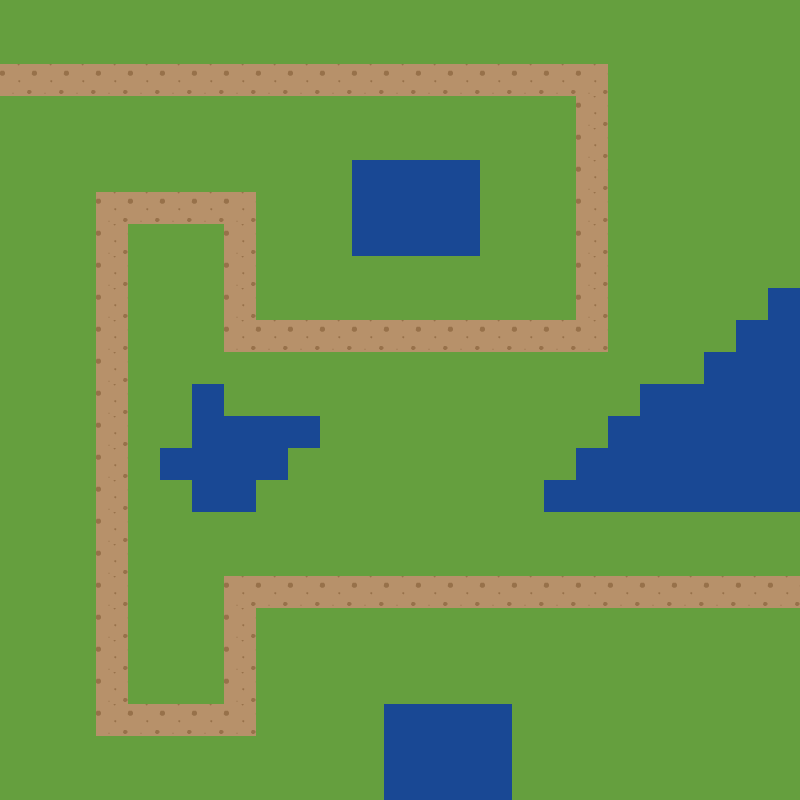

This is a level from a 2D game, rendered from its Tiled map with the project's own tilesets. A one-line summary and the map file follow, with tile-layer data summarised:
An orthogonal 25x25 tile map with 32x32 px tiles, 2 tile layers (Tile Layer 1, path).

<map version="1.0" orientation="orthogonal" renderorder="left-down" width="25" height="25" tilewidth="32" tileheight="32" nextobjectid="1">
 <tileset firstgid="1" name="bigBlue" tilewidth="32" tileheight="32">
  <image source="bigBlue.png" width="800" height="480" />
 </tileset>
 <layer name="Tile Layer 1" width="25" height="25">
  <data>[625 cells, 625 non-empty, 3 distinct tile ids]</data>
 </layer>
 <layer name="path" width="25" height="25">
  <data>[625 cells, 87 non-empty, 1 distinct tile ids]</data>
 </layer>
</map>
